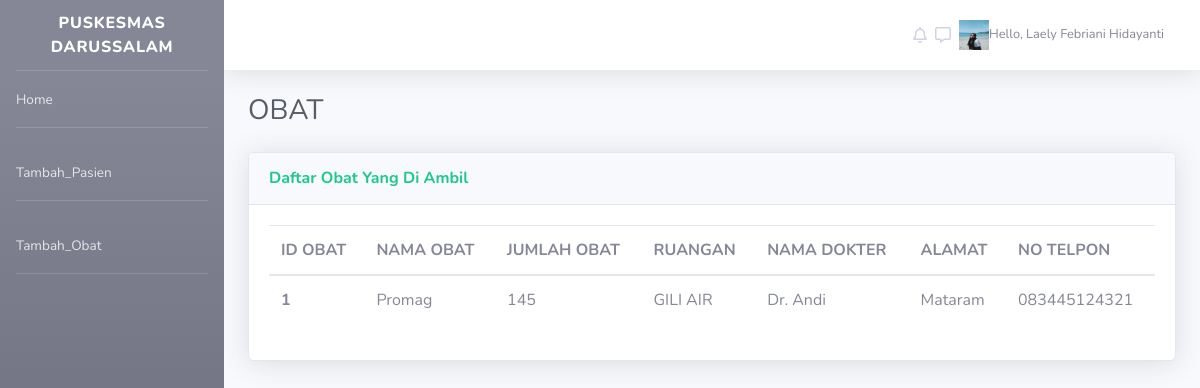
The app's page /detail.php?hal=det&id=1 with its own data.
### tables this page shows
CREATE TABLE `tbl_obat` (
  `Id_obat` int(11) NOT NULL,
  `Nama_obat` varchar(100) NOT NULL,
  `Jumlah_obat` varchar(5) NOT NULL,
  `Ruangan` varchar(50) NOT NULL,
  `NID` varchar(50) NOT NULL
);

CREATE TABLE `tbl_dokter` (
  `NID` varchar(20) NOT NULL,
  `Nama_Dokter` varchar(100) NOT NULL,
  `Jenis_Kelamin` varchar(10) NOT NULL,
  `Alamat` text NOT NULL,
  `Telpon` varchar(12) NOT NULL,
  `Pw` varchar(8) NOT NULL
);

### detail.php (the view, shortened to what this page needs)
<?php
include_once('database.php');
$sql = "SELECT * FROM tbl_obat LEFT JOIN tbl_dokter ON(tbl_obat.NID = tbl_dokter.NID)  WHERE Id_obat='$_GET[id]'";
$mate = mysqli_query($conn, $sql);
?>
<!DOCTYPE html>
<html lang="en">
<head>
    <link href="vendor/fontawesome-free/css/all.min.css" rel="stylesheet" type="text/css">
    <link href="css/sb-admin-2.min.css" rel="stylesheet">
    <link rel="stylesheet" href="https://cdnjs.cloudflare.com/ajax/libs/fullcalendar/3.6.1/fullcalendar.min.css">
    <link rel="stylesheet" href="https://cdnjs.cloudflare.com/ajax/libs/fullcalendar/3.6.1/fullcalendar.print.css">
</head>
<body id="page-top">
    <div id="wrapper">
        <ul class="navbar-nav bg-gradient-secondary sidebar sidebar-dark accordion" id="accordionSidebar">
            <a class="sidebar-brand d-flex align-items-center justify-content-center" href="index.html">
                <div class="sidebar-brand-text mx-3">Puskesmas Darussalam</sup></div>
            </a>
            <hr class="sidebar-divider my-0">
            <li class="nav-item">
                <a class="nav-link" href="home.php">
                    <span>Home</span></a>
                </li>
                <hr class="sidebar-divider">
                <li class="nav-item">
                    <a class="nav-link" href="Pasien.php">
                        <span>Tambah_Pasien</span></a>
                    </li>
                    <hr class="sidebar-divider">
                    <li class="nav-item">
                        <a class="nav-link" href="Obat.php">
                            <span>Tambah_Obat</span></a>
                        </li>
                        <hr class="sidebar-divider">
                    </ul>
                    <div id="content-wrapper" class="d-flex flex-column">
                        <div id="content">
                            <nav class="navbar navbar-expand navbar-light bg-white topbar mb-4 static-top shadow">
                                <ul class="navbar-nav ml-auto">
                                    <li class="nav-item dropdown no-arrow">
                                        <a class="nav-link dropdown-toggle" href="#" id="userDropdown" role="button" data-toggle="dropdown" aria-haspopup="true" aria-expanded="false">
                                            <i class="mr-sm-2 far fa-bell"></i>
                                            <i class="far fa-comment-alt mr-sm-2"></i>
                                            <img src="img/ay.jpg" width="30" height="30" alt="">
                                            <span class="mr-2 d-none d-lg-inline text-gray-600 small">Hello, Laely Febriani Hidayanti</span>
                                        </a>
                                    </li>
                                </ul>
                            </nav>
                            <div class="container-fluid">
                                <div class="d-sm-flex align-items-center justify-content-between mb-4">
                                    <h1 class="h3 mb-0 text-gray-800">OBAT</h1>
                                </div>
                                <div class="row">
                                    <div class="col-xl-12 col-lg-7">
                                        <div class="card shadow mb-4">
                                            <div class="card-header py-3 d-flex flex-row align-items-center justify-content-between">
                                                <h6 class="m-0 font-weight-bold text-success">Daftar Obat Yang Di Ambil</h6>
                                            </div>
                                            <div class="card-body">
                                                <table class="table table-hover">
                                                    <thead>
                                                        <tr>
                                                            <th scope="col">ID OBAT</th>
                                                            <th scope="col">NAMA OBAT</th>
                                                            <th scope="col">JUMLAH OBAT</th>
                                                            <th scope="col">RUANGAN</th>
                                                            <th scope="col">NAMA DOKTER</th>
                                                            <th scope="col">ALAMAT</th>
                                                            <th scope="col">NO TELPON</th>
                                                        </tr>
                                                    </thead>
                                                    <tbody>
                                                        <?php
                                                        while ($data = mysqli_fetch_object($mate)) {
                                                            ?>
                                                            <tr>
                                                                <th><?= $data->Id_obat ?></th>
                                                                <td><?= $data->Nama_obat ?></td>
                                                                <td><?= $data->Jumlah_obat ?></td>
                                                                <td><?= $data->Ruangan ?></td>
                                                                <td><?= $data->Nama_Dokter ?></td>
                                                                <td><?= $data->Alamat ?></td>
                                                                <td><?= $data->Telpon ?></td>
                                                            </tr>
                                                        <?php } ?>
                                                    </tbody>
                                                </table>
                                            </div>
                                        </div>
                                    </div>
                                </div>
                            </div>
                        </body>
                        </html>

### records on screen
tbl_obat: Id_obat "1", Nama_obat "Promag", Jumlah_obat "145", Ruangan "GILI AIR", NID.Nama_Dokter "Dr. Andi", NID.Alamat "Mataram", NID.Telpon "083445124321"
